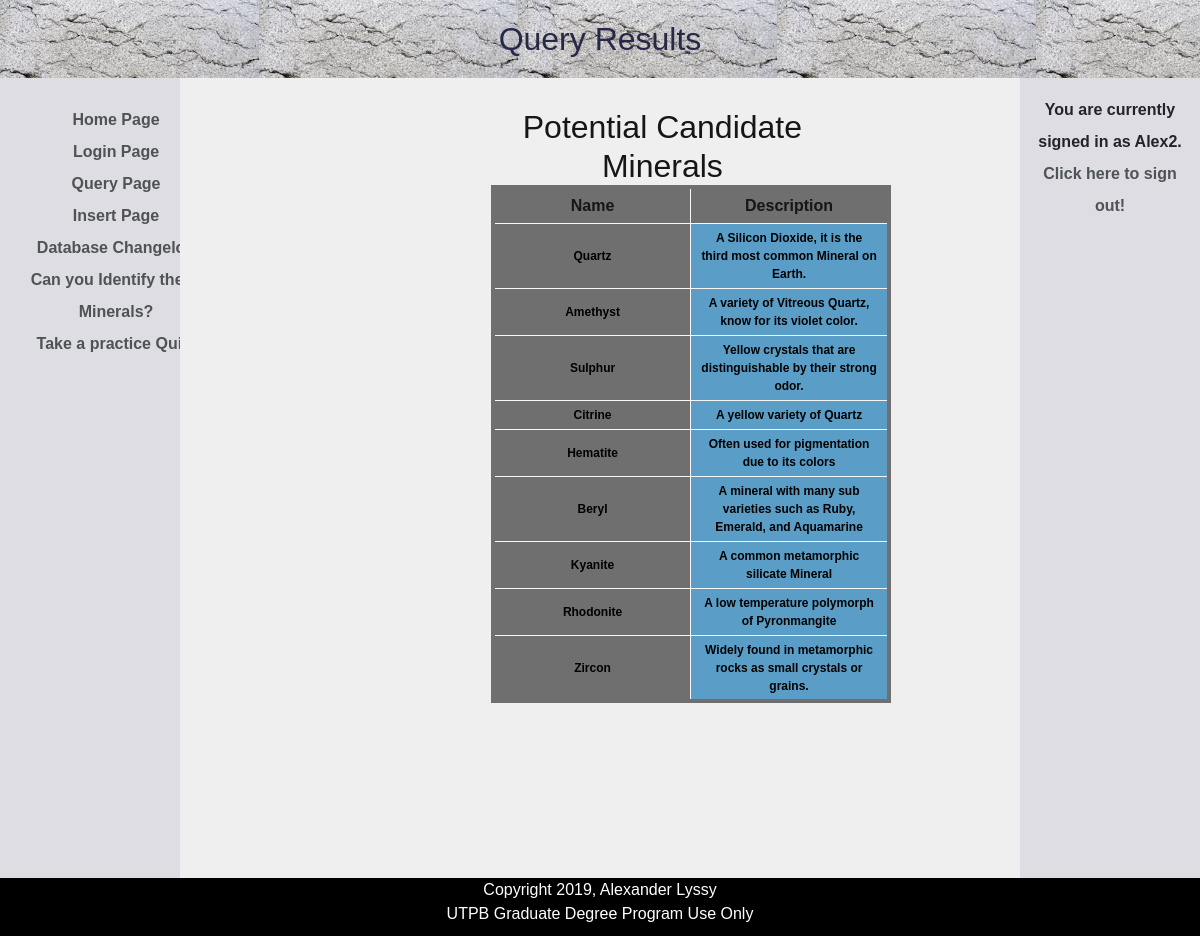
Screenshot of /Thesis/multiquery.php (signed in) with the database file from the repository.
### tables this page shows
CREATE TABLE IF NOT EXISTS `mineralhome` (
  `Mineral_id` int(11) NOT NULL AUTO_INCREMENT,
  `mname` char(50) DEFAULT NULL,
  `des` char(254) DEFAULT NULL,
  KEY `Mineral_id` (`Mineral_id`)
);

### Thesis/multiquery.php (the view, shortened to what this page needs)
<!DOCTYPE html>
<html>
<head>
<link rel="stylesheet" href="https://stackpath.bootstrapcdn.com/bootstrap/4.3.1/css/bootstrap.min.css">
<link rel="stylesheet" href="mineralcolors.css">
<div class="header">
<h2>Query Results</h2>
</div>
</head>
<div  class="column side">
	<div class="sidenav">
	<a href="ph.php">Home Page</a><br>
	<a href="login.php">Login Page</a><br>
	<a href="p1.php">Query Page</a><br>
	<a href="p2.php">Insert Page</a><br>
	<a href="p3.php">Database Changelog</a><br>
	<a href="quiz.php">Can you Identify these Minerals?</a><br>
	<a href="quiz2.php">Take a practice Quiz!</a><br>
	</div>
</div>
<body>
<div class="column middle">
<div class = "cent2">
<?php
$conn = new PDO('mysql:host=localhost;dbname=mineral', 'root', 'legitpassword1');
$query =
		 "SELECT * FROM mineralhome JOIN chemical ON mineralhome.Mineral_id = chemical.Mineral_id
		 JOIN crystal ON mineralhome.Mineral_id = crystal.Mineral_id
		 JOIN physical ON mineralhome.Mineral_id = physical.Mineral_id
		 JOIN optical ON mineralhome.Mineral_id = optical.Mineral_id
		 WHERE mineralhome.Mineral_id IS NOT NULL
		 ";
 $query .= ";";
 $stmt = $conn->prepare($query);
$stmt->execute();
 echo "<h2>Potential Candidate Minerals</h2>";
 echo "<table class = 'steelBlueCols'>";
 echo "<tr><th>Name</th><th>Description</th></tr>";
while ($row = $stmt->fetch(PDO::FETCH_BOTH))
{
	echo "<tr><td>";
	echo $row['mname'];
	echo "</td><td>";
	echo $row['des'];
	echo "</td><tr>";
}
echo "</table>";
?>
</div></div>
<div class="column side">
<p>You are currently signed in as <?php echo htmlspecialchars($_SESSION["username"]); ?>. <br><a href="logout.php" >Click here to sign out!</a></p>
</div>
</body>
<div class ="footer">
<footer>
<p>Copyright 2019, Alexander Lyssy<br> UTPB Graduate Degree Program Use Only</p>
</footer>
</div>
</html>

### Thesis/mineralcolors.css (style rules this page uses)
* { box-sizing: border-box; margin: 0 !important; }
body { font-family: Arial, Helvetica, sans-serif; margin:0; background: black; padding: 0px; height: 100%; }
.header { background-image: url("headerbackground.jpg"); text-align: center; font-size: 35px; width: 100%; padding: 20px; color: #272747; text-decoration: bold; }
.column { float: left; padding: 30px; height: 800px; }
table { align-items: center; text-align: center; }
tr,td { align-items: center; text-align: center; width:30%; margin:10%; }
.cent2 { width: 100%; padding-left: 36%; padding-right: 20%; }
.cent2 { width: 100%; padding-left: 36%; padding-right: 20%; display: block; }
table.steelBlueCols { border: 4px solid #706f6f; background-color: #706f6f; width: 400px; text-align: center; border-collapse: collapse; }
table.steelBlueCols td, table.steelBlueCols th { border: 1px solid #F7F7F7; padding: 5px 10px; }
table.steelBlueCols tbody td { font-size: 12px; font-weight: bold; color: #000000; }
table.steelBlueCols td:nth-child(even) { background: #5a9ec7; }
.column.side { width: 15%; background-color: #DDDDE3; color: 161616; padding: 16px; text-decoration: none; display: block; text-align: center; z-index: 1; top: 0; left: 0; align-items: stretch; line-height: 200%; font-weight: bold; }
.column.middle { width: 70%; background-color: #EFEFF0; text-align: center; color: #161616; margin-left:20%; margin-right:20%; }
.footer { background-color: black; padding: 10px; text-align: center; color: white; bottom: 0; }
.column.side a:link { color: #4E5354; text-decoration: none; }
.sidenav { height: 100%; width: 200px; z-index: 1; top: 0; left: 0; overflow-x: hidden; padding-top: 10px; }

### rows the page displays
mineralhome: mname "Quartz", des "A Silicon Dioxide, it is the third most common Mineral on Earth."
mineralhome: mname "Amethyst", des "A variety of Vitreous Quartz, know for its violet color."
mineralhome: mname "Sulphur", des "Yellow crystals that are distinguishable by their strong odor."
mineralhome: mname "Citrine", des "A yellow variety of Quartz"
mineralhome: mname "Hematite", des "Often used for pigmentation due to its colors"
mineralhome: mname "Beryl", des "A mineral with many sub varieties such as Ruby, Emerald, and Aquamarine"
mineralhome: mname "Kyanite", des "A common metamorphic silicate Mineral"
mineralhome: mname "Rhodonite", des "A low temperature polymorph of Pyronmangite"
mineralhome: mname "Zircon", des "Widely found in metamorphic rocks as small crystals or grains."

### other values shown
$_SESSION["username"] "Alex2"
